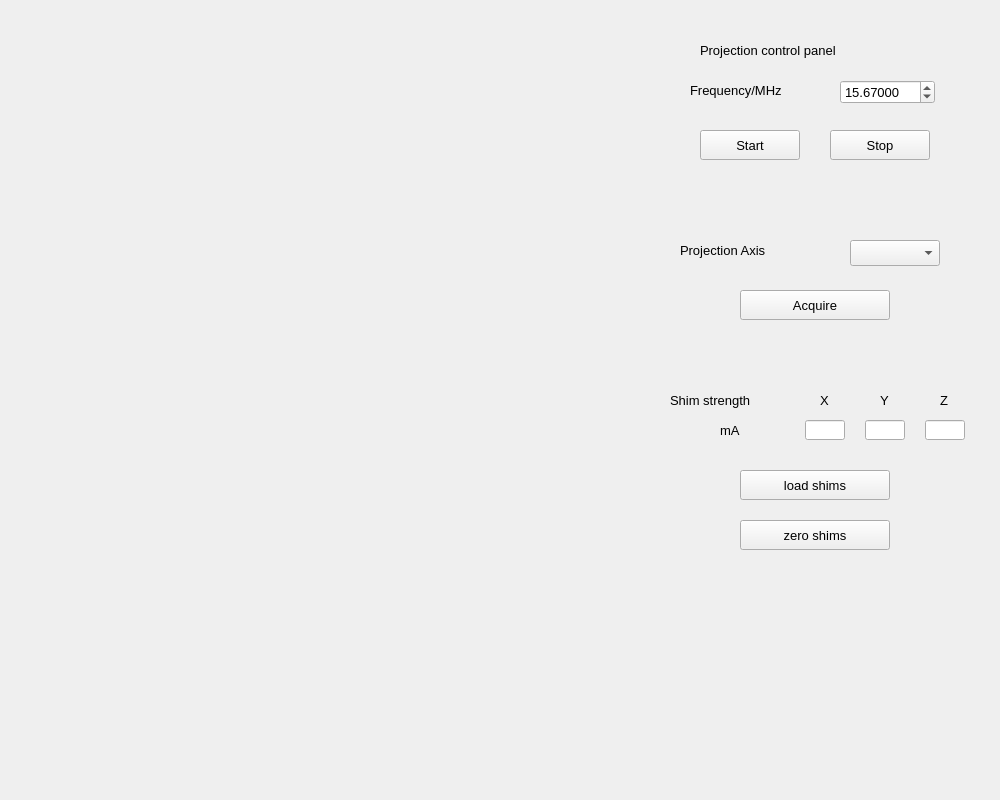
<?xml version="1.0" encoding="UTF-8"?>
<ui version="4.0">
 <class>mri_proj_Widget</class>
 <widget class="QWidget" name="mri_proj_Widget">
  <property name="geometry">
   <rect>
    <x>0</x>
    <y>0</y>
    <width>1000</width>
    <height>800</height>
   </rect>
  </property>
  <property name="windowTitle">
   <string>Proj</string>
  </property>
  <widget class="QWidget" name="plotWidget" native="true">
   <property name="geometry">
    <rect>
     <x>20</x>
     <y>10</y>
     <width>600</width>
     <height>700</height>
    </rect>
   </property>
   <property name="sizePolicy">
    <sizepolicy hsizetype="Expanding" vsizetype="Preferred">
     <horstretch>0</horstretch>
     <verstretch>0</verstretch>
    </sizepolicy>
   </property>
   <property name="minimumSize">
    <size>
     <width>0</width>
     <height>0</height>
    </size>
   </property>
   <layout class="QVBoxLayout" name="plotLayout"/>
  </widget>
  <widget class="QWidget" name="controlWidget" native="true">
   <property name="enabled">
    <bool>true</bool>
   </property>
   <property name="geometry">
    <rect>
     <x>640</x>
     <y>10</y>
     <width>350</width>
     <height>700</height>
    </rect>
   </property>
   <property name="sizePolicy">
    <sizepolicy hsizetype="Preferred" vsizetype="Preferred">
     <horstretch>0</horstretch>
     <verstretch>0</verstretch>
    </sizepolicy>
   </property>
   <property name="minimumSize">
    <size>
     <width>300</width>
     <height>0</height>
    </size>
   </property>
   <property name="font">
    <font>
     <pointsize>10</pointsize>
    </font>
   </property>
   <widget class="QLabel" name="freqLabel">
    <property name="geometry">
     <rect>
      <x>50</x>
      <y>70</y>
      <width>131</width>
      <height>20</height>
     </rect>
    </property>
    <property name="text">
     <string>Frequency/MHz</string>
    </property>
   </widget>
   <widget class="QPushButton" name="startButton">
    <property name="geometry">
     <rect>
      <x>60</x>
      <y>120</y>
      <width>100</width>
      <height>30</height>
     </rect>
    </property>
    <property name="text">
     <string>Start</string>
    </property>
   </widget>
   <widget class="QDoubleSpinBox" name="freqValue">
    <property name="geometry">
     <rect>
      <x>200</x>
      <y>70</y>
      <width>95</width>
      <height>24</height>
     </rect>
    </property>
    <property name="font">
     <font>
      <pointsize>10</pointsize>
     </font>
    </property>
    <property name="decimals">
     <number>5</number>
    </property>
    <property name="maximum">
     <double>60.000000000000000</double>
    </property>
    <property name="singleStep">
     <double>0.001000000000000</double>
    </property>
    <property name="value">
     <double>15.670000000000000</double>
    </property>
   </widget>
   <widget class="QPushButton" name="stopButton">
    <property name="geometry">
     <rect>
      <x>190</x>
      <y>120</y>
      <width>100</width>
      <height>30</height>
     </rect>
    </property>
    <property name="text">
     <string>Stop</string>
    </property>
   </widget>
   <widget class="QLabel" name="projectionLabel">
    <property name="geometry">
     <rect>
      <x>400</x>
      <y>170</y>
      <width>112</width>
      <height>16</height>
     </rect>
    </property>
    <property name="text">
     <string>Projection Axis, x/y/z</string>
    </property>
   </widget>
   <widget class="QPushButton" name="acquireButton">
    <property name="geometry">
     <rect>
      <x>100</x>
      <y>280</y>
      <width>150</width>
      <height>30</height>
     </rect>
    </property>
    <property name="text">
     <string>Acquire</string>
    </property>
   </widget>
   <widget class="QLabel" name="ProjLabel">
    <property name="geometry">
     <rect>
      <x>60</x>
      <y>30</y>
      <width>221</width>
      <height>20</height>
     </rect>
    </property>
    <property name="text">
     <string>Projection control panel</string>
    </property>
   </widget>
   <widget class="QPushButton" name="loadShimButton">
    <property name="geometry">
     <rect>
      <x>100</x>
      <y>460</y>
      <width>150</width>
      <height>30</height>
     </rect>
    </property>
    <property name="text">
     <string>load shims</string>
    </property>
   </widget>
   <widget class="QPushButton" name="zeroShimButton">
    <property name="geometry">
     <rect>
      <x>100</x>
      <y>510</y>
      <width>150</width>
      <height>30</height>
     </rect>
    </property>
    <property name="text">
     <string>zero shims</string>
    </property>
   </widget>
   <widget class="QComboBox" name="projAxisValue">
    <property name="geometry">
     <rect>
      <x>210</x>
      <y>230</y>
      <width>90</width>
      <height>26</height>
     </rect>
    </property>
    <property name="currentText">
     <string/>
    </property>
   </widget>
   <widget class="QLabel" name="axisLabel">
    <property name="geometry">
     <rect>
      <x>40</x>
      <y>230</y>
      <width>150</width>
      <height>20</height>
     </rect>
    </property>
    <property name="text">
     <string>Projection Axis</string>
    </property>
   </widget>
   <widget class="QLabel" name="shimLabel">
    <property name="geometry">
     <rect>
      <x>30</x>
      <y>380</y>
      <width>120</width>
      <height>20</height>
     </rect>
    </property>
    <property name="text">
     <string>Shim strength</string>
    </property>
   </widget>
   <widget class="QLabel" name="shimLabel_x">
    <property name="geometry">
     <rect>
      <x>180</x>
      <y>380</y>
      <width>20</width>
      <height>20</height>
     </rect>
    </property>
    <property name="text">
     <string>X</string>
    </property>
   </widget>
   <widget class="QLabel" name="shimLabel_y">
    <property name="geometry">
     <rect>
      <x>240</x>
      <y>380</y>
      <width>20</width>
      <height>20</height>
     </rect>
    </property>
    <property name="text">
     <string>Y</string>
    </property>
   </widget>
   <widget class="QLabel" name="shimLabel_z">
    <property name="geometry">
     <rect>
      <x>300</x>
      <y>380</y>
      <width>20</width>
      <height>20</height>
     </rect>
    </property>
    <property name="text">
     <string>Z</string>
    </property>
   </widget>
   <widget class="QLabel" name="shimUnitLabel">
    <property name="geometry">
     <rect>
      <x>80</x>
      <y>410</y>
      <width>30</width>
      <height>20</height>
     </rect>
    </property>
    <property name="text">
     <string>mA</string>
    </property>
   </widget>
   <widget class="QLineEdit" name="shim_x">
    <property name="geometry">
     <rect>
      <x>165</x>
      <y>410</y>
      <width>40</width>
      <height>20</height>
     </rect>
    </property>
    <property name="text">
     <string/>
    </property>
   </widget>
   <widget class="QLineEdit" name="shim_y">
    <property name="geometry">
     <rect>
      <x>225</x>
      <y>410</y>
      <width>40</width>
      <height>20</height>
     </rect>
    </property>
    <property name="text">
     <string/>
    </property>
   </widget>
   <widget class="QLineEdit" name="shim_z">
    <property name="geometry">
     <rect>
      <x>285</x>
      <y>410</y>
      <width>40</width>
      <height>20</height>
     </rect>
    </property>
    <property name="text">
     <string/>
    </property>
   </widget>
  </widget>
 </widget>
 <resources/>
 <connections/>
</ui>
